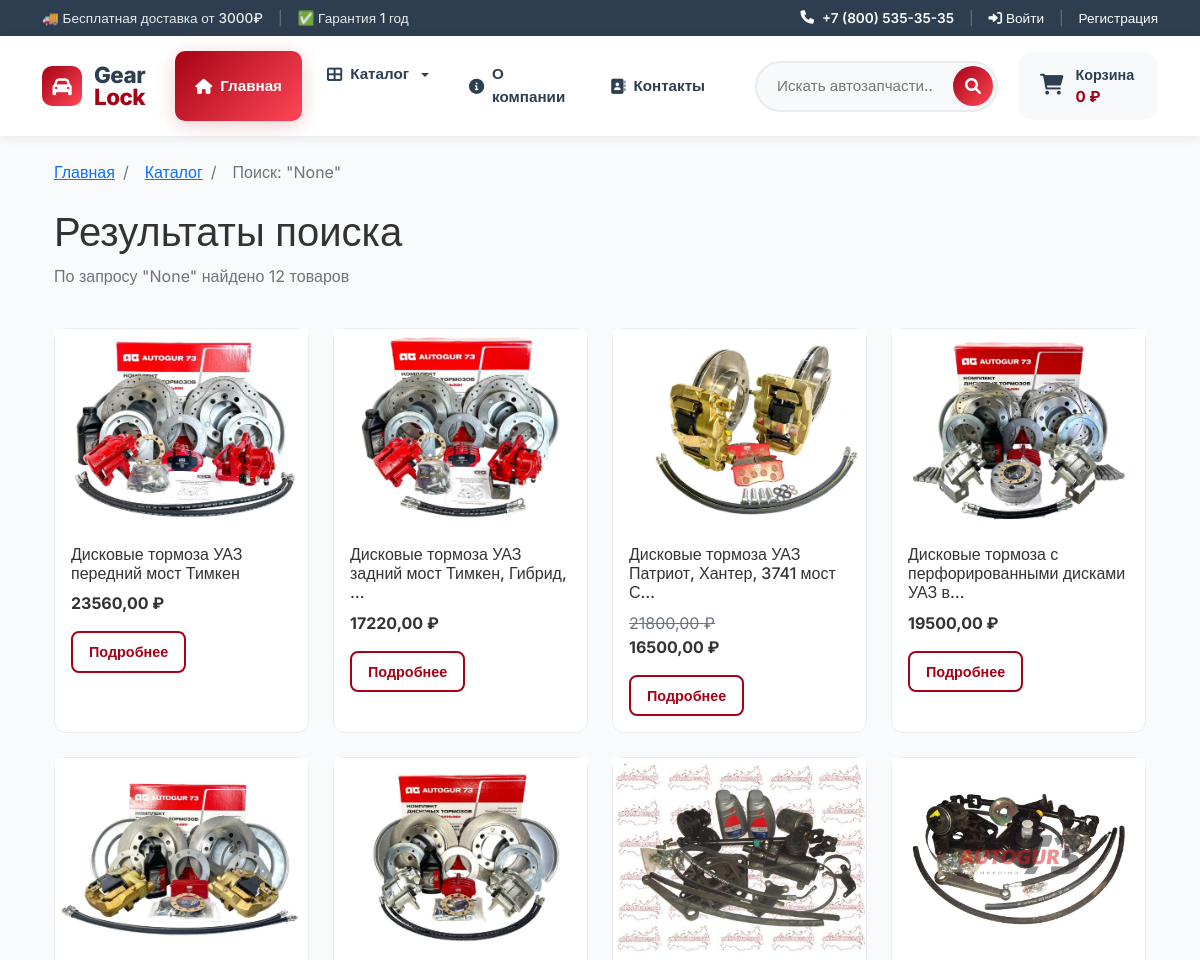
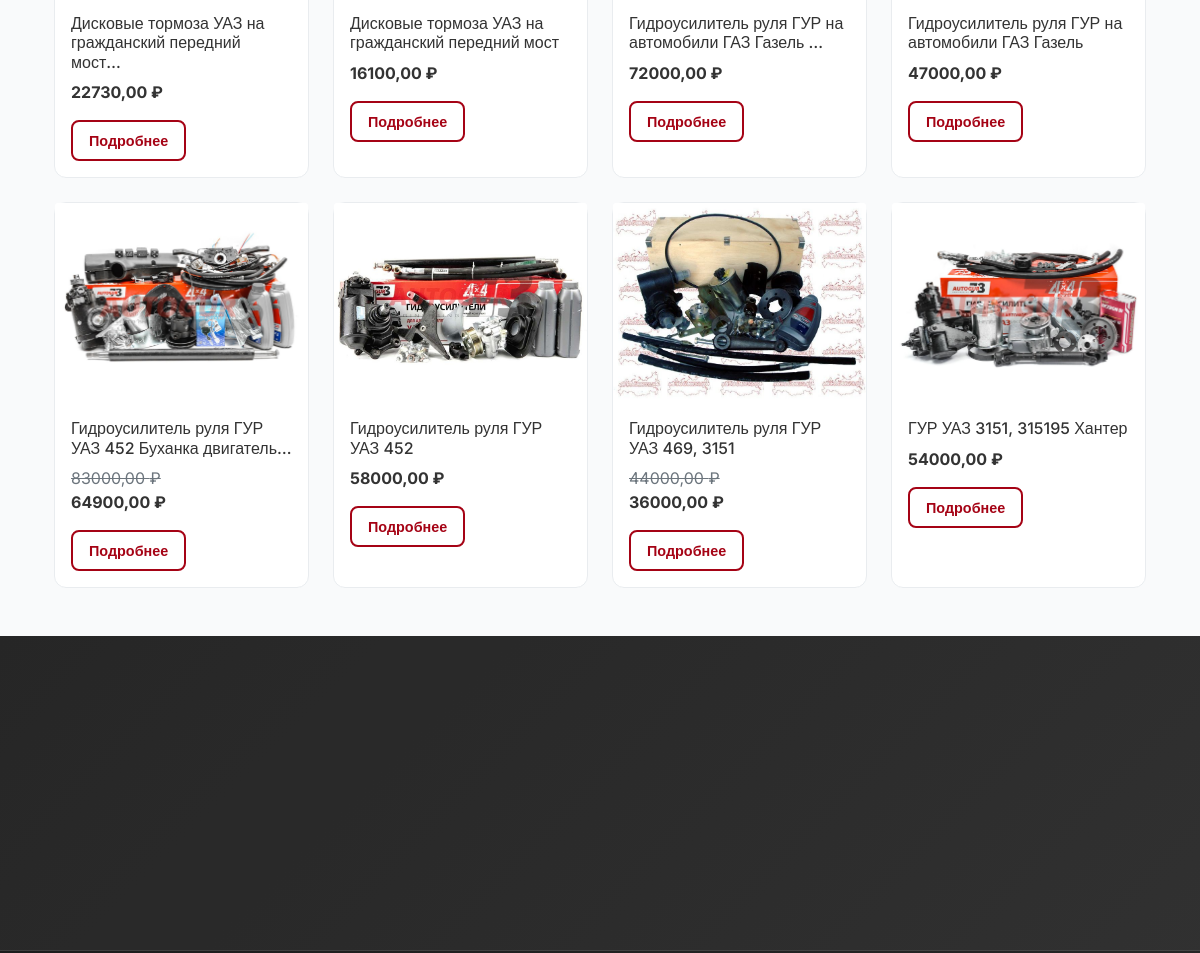
Page /catalog/search/ (upper part) on the earlier database version (2 pictures, top to bottom).
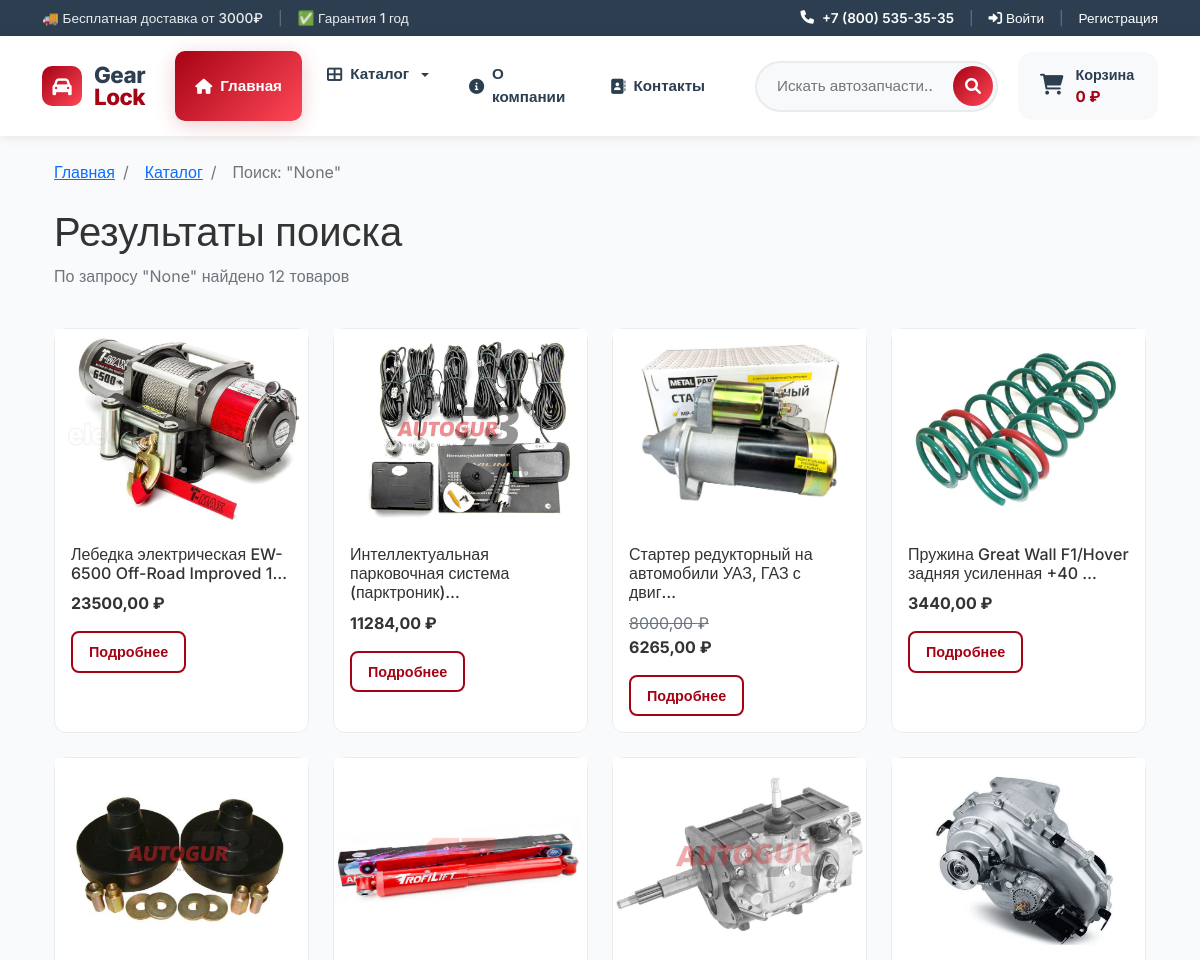
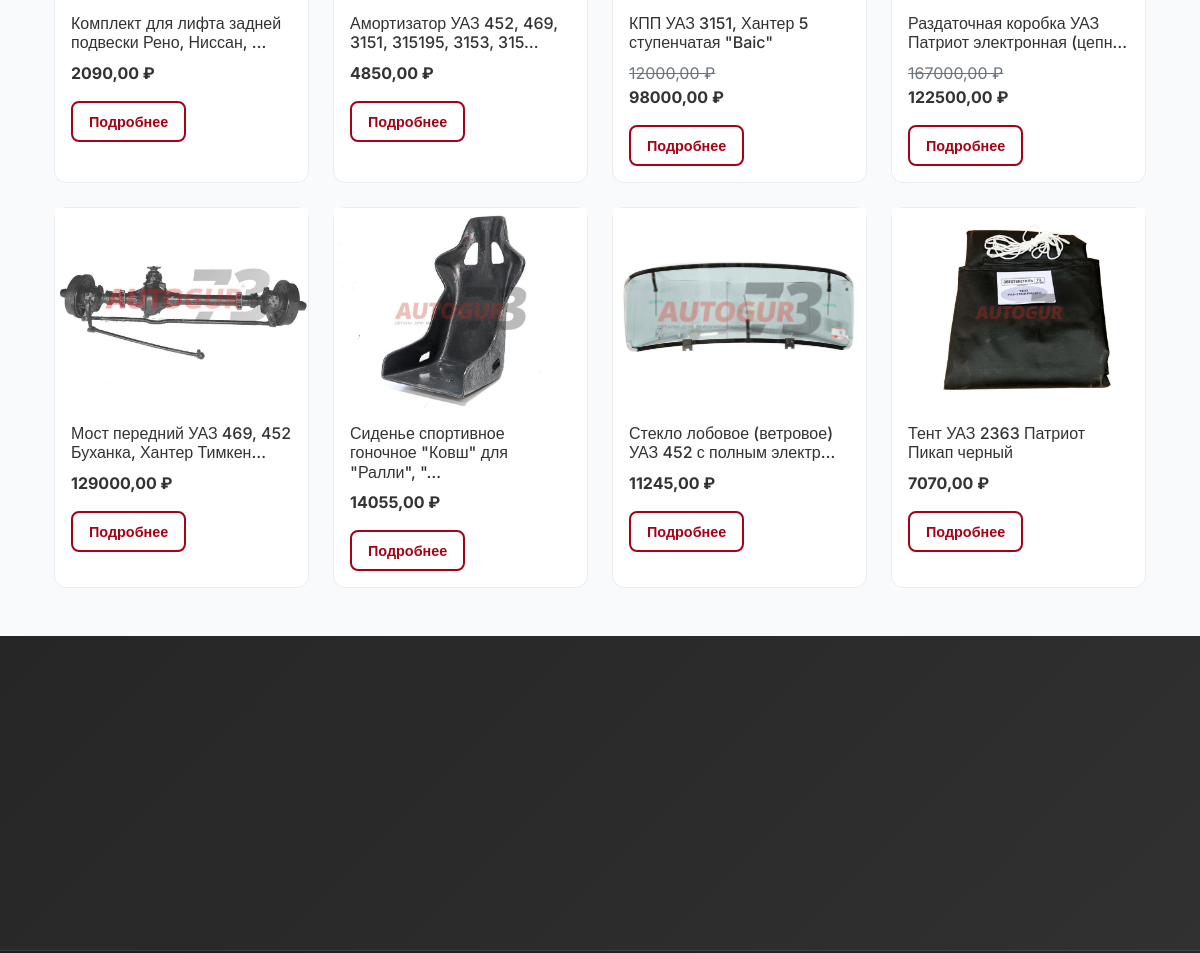
Same page on the later database version (2 pictures, top to bottom).
### catalog/models.py (models this page shows, shortened)
class Product(models.Model):
    AVAILABILITY_CHOICES = [
        ('in_stock', 'В наличии'),
        ('limited', 'Мало'),
        ('out_of_stock', 'Нет в наличии'),
        ('preorder', 'Под заказ'),
    ]
    name = models.CharField('Название', max_length=200)
    slug = models.SlugField('URL', max_length=200, unique=True, blank=True)  # Добавили blank=True
    category = models.ForeignKey(Category, on_delete=models.CASCADE,
                               related_name='products')
    brand = models.ForeignKey(Brand, on_delete=models.CASCADE,
                            related_name='products', null=True, blank=True)
    sku = models.CharField('Артикул', max_length=50, unique=True)
    price = models.DecimalField('Цена', max_digits=10, decimal_places=2)
    old_price = models.DecimalField('Старая цена', max_digits=10,
                                   decimal_places=2, null=True, blank=True)
    description = models.TextField('Описание')
    features = models.TextField('Характеристики', blank=True)
    availability = models.CharField('Наличие', max_length=20,
                                  choices=AVAILABILITY_CHOICES, default='in_stock')
    quantity = models.IntegerField('Количество', default=0)
    is_active = models.BooleanField('Активный', default=True)
    is_new = models.BooleanField('Новинка', default=False)
    is_sale = models.BooleanField('Распродажа', default=False)
    is_featured = models.BooleanField('Рекомендуемый', default=False)
    created_at = models.DateTimeField('Дата создания', auto_now_add=True)
    updated_at = models.DateTimeField('Дата обновления', auto_now=True)
    class Meta:
        verbose_name = 'Товар'
        verbose_name_plural = 'Товары'
        ordering = ['-created_at']
    @property
    def main_image(self):
        image = self.images.filter(is_main=True).first()
        if image:
            return image.image
        return None

class ProductImage(models.Model):
    product = models.ForeignKey(Product, on_delete=models.CASCADE,
                              related_name='images')
    image = models.ImageField('Изображение', upload_to='products/')
    is_main = models.BooleanField('Основное', default=False)
    order = models.IntegerField('Порядок', default=0)
    class Meta:
        verbose_name = 'Изображение товара'
        verbose_name_plural = 'Изображения товаров'
        ordering = ['is_main', 'order']

### catalog/views.py (the view, shortened to what this page needs)
# urls.py: path('search/', views.SearchView.as_view(), name='search'),  # /catalog/search/
class SearchView(ListView):
    model = Product
    template_name = 'catalog/search_results.html'
    paginate_by = 12
    context_object_name = 'products'
    def get_queryset(self):
        query = self.request.GET.get('q')
        return Product.objects.filter(is_active=True)
    def get_context_data(self, **kwargs):
        context = super().get_context_data(**kwargs)
        context['query'] = self.request.GET.get('q')
        return context

### cart/cart.py (called while the page is built)
    def get_total_price(self):
        return sum(
            float(item['price']) * item['quantity']
            for item in self.cart.values()
        )

    def __len__(self):
        return sum(item['quantity'] for item in self.cart.values())

### cart/context_processors.py (called while the page is built)
def cart(request):
    return {'cart': Cart(request)}

### catalog/context_processors.py (called while the page is built)
def categories(request):
    main_categories = Category.objects.filter(
        parent__isnull=True
    ).exclude(
        slug=''
    ).exclude(
        slug__isnull=True
    ).prefetch_related('children').order_by('order', 'name')
    return {
        'categories': main_categories,
        'all_categories': Category.objects.exclude(slug='').exclude(slug__isnull=True)
    }

### templates/catalog/search_results.html (shortened to what this page needs)
{% extends 'base.html' %}
{% block content %}
<div class="container">
    <nav aria-label="breadcrumb" class="mb-4">
        <ol class="breadcrumb">
            <li class="breadcrumb-item"><a href="{% url 'home' %}">Главная</a></li>
            <li class="breadcrumb-item"><a href="{% url 'catalog:product_list' %}">Каталог</a></li>
            <li class="breadcrumb-item active">Поиск: "{{ query }}"</li>
        </ol>
    </nav>
    <div class="row mb-4">
        <div class="col">
            <h1>Результаты поиска</h1>
            <p class="text-muted">По запросу "{{ query }}" найдено {{ products.count }} товаров</p>
        </div>
    </div>
    {% if products %}
        <div class="row">
            {% for product in products %}
            <div class="col-lg-3 col-md-4 col-sm-6 mb-4">
                <div class="card h-100">
                    {% if product.main_image %}
                        <img src="{{ product.main_image.url }}" class="card-img-top" alt="{{ product.name }}"
                             style="height: 200px; object-fit: cover;">
                    {% else %}
                        <img src="https://via.placeholder.com/300x200" class="card-img-top" alt="{{ product.name }}">
                    {% endif %}
                    <div class="card-body">
                        <h6 class="card-title">{{ product.name|truncatechars:50 }}</h6>
                        <p class="card-text">
                            {% if product.old_price %}
                                <span class="text-muted text-decoration-line-through">{{ product.old_price }} ₽</span>
                                <br>
                            {% endif %}
                            <strong>{{ product.price }} ₽</strong>
                        </p>
                        <a href="{% url 'catalog:product_detail' product.slug %}" class="btn btn-outline-primary btn-sm">Подробнее</a>
                    </div>
                </div>
            </div>
            {% endfor %}
        </div>
    {% endif %}
</div>
{% endblock %}

Differences in the rows shown:
no longer on this page (row unchanged): Product: main_image (picture), name "Дисковые тормоза УАЗ передний мост Тимкен", price "23560,00"
no longer on this page (row unchanged): Product: main_image (picture), name "Дисковые тормоза УАЗ задний мост Тимкен, Гибрид, …", price "17220,00"
no longer on this page (row unchanged): Product: main_image (picture), name "Дисковые тормоза УАЗ Патриот, Хантер, 3741 мост С…", old_price "21800,00", price "16500,00"
no longer on this page (row unchanged): Product: main_image (picture), name "Дисковые тормоза с перфорированными дисками УАЗ в…", price "19500,00"
no longer on this page (row unchanged): Product: main_image (picture), name "Дисковые тормоза УАЗ на гражданский передний мост…", price "22730,00"
no longer on this page (row unchanged): Product: main_image (picture), name "Дисковые тормоза УАЗ на гражданский передний мост", price "16100,00"
no longer on this page (row unchanged): Product: main_image (picture), name "Гидроусилитель руля ГУР на автомобили ГАЗ Газель …", price "72000,00"
no longer on this page (row edited): Product: main_image (picture), name "Гидроусилитель руля ГУР на автомобили ГАЗ Газель", price "47000,00"
no longer on this page (row unchanged): Product: main_image (picture), name "Гидроусилитель руля ГУР УАЗ 452 Буханка двигатель…", old_price "83000,00", price "64900,00"
no longer on this page (row unchanged): Product: main_image (picture), name "Гидроусилитель руля ГУР УАЗ 452", price "58000,00"
no longer on this page (row unchanged): Product: main_image (picture), name "Гидроусилитель руля ГУР УАЗ 469, 3151", old_price "44000,00", price "36000,00"
no longer on this page (row unchanged): Product: main_image (picture), name "ГУР УАЗ 3151, 315195 Хантер", price "54000,00"
added Product: main_image (picture), name "Лебедка электрическая EW-6500 Off-Road Improved 1…", price "23500,00"
added Product: main_image (picture), name "Интеллектуальная парковочная система (парктроник)…", price "11284,00"
added Product: main_image (picture), name "Стартер редукторный на автомобили УАЗ, ГАЗ с двиг…", old_price "8000,00", price "6265,00"
added Product: main_image (picture), name "Пружина Great Wall F1/Hover задняя усиленная +40 …", price "3440,00"
added Product: main_image (picture), name "Комплект для лифта задней подвески Рено, Ниссан, …", price "2090,00"
added Product: main_image (picture), name "Амортизатор УАЗ 452, 469, 3151, 315195, 3153, 315…", price "4850,00"
added Product: main_image (picture), name "КПП УАЗ 3151, Хантер 5 ступенчатая \"Baic\"", old_price "12000,00", price "98000,00"
added Product: main_image (picture), name "Раздаточная коробка УАЗ Патриот электронная (цепн…", old_price "167000,00", price "122500,00"
added Product: main_image (picture), name "Мост передний УАЗ 469, 452 Буханка, Хантер Тимкен…", price "129000,00"
added Product: main_image (picture), name "Сиденье спортивное гоночное \"Ковш\" для \"Ралли\", \"…", price "14055,00"
added Product: main_image (picture), name "Стекло лобовое (ветровое) УАЗ 452 с полным электр…", price "11245,00"
added Product: main_image (picture), name "Тент УАЗ 2363 Патриот Пикап черный", price "7070,00"
